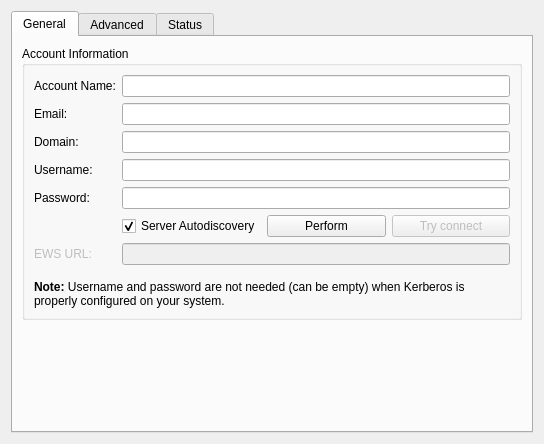
<?xml version="1.0" encoding="UTF-8"?>
<ui version="4.0">
 <class>SetupServerView</class>
 <widget class="QWidget" name="SetupServerView">
  <property name="geometry">
   <rect>
    <x>0</x>
    <y>0</y>
    <width>526</width>
    <height>444</height>
   </rect>
  </property>
  <property name="windowTitle">
   <string>EWS Configuration</string>
  </property>
  <layout class="QHBoxLayout" name="horizontalLayout">
   <item>
    <widget class="QTabWidget" name="tabWidget">
     <property name="currentIndex">
      <number>0</number>
     </property>
     <widget class="QWidget" name="generalTab">
      <attribute name="title">
       <string>General</string>
      </attribute>
      <layout class="QVBoxLayout" name="verticalLayout">
       <item>
        <widget class="QGroupBox" name="accountInfoGroupBox">
         <property name="minimumSize">
          <size>
           <width>500</width>
           <height>0</height>
          </size>
         </property>
         <property name="title">
          <string>Account Information</string>
         </property>
         <layout class="QVBoxLayout" name="verticalLayout_3">
          <item>
           <widget class="QWidget" name="accountInfoContainer" native="true">
            <layout class="QFormLayout" name="formLayout">
             <property name="leftMargin">
              <number>0</number>
             </property>
             <property name="topMargin">
              <number>0</number>
             </property>
             <property name="rightMargin">
              <number>0</number>
             </property>
             <item row="0" column="0">
              <widget class="QLabel" name="accountNameLabel">
               <property name="text">
                <string>Account Name:</string>
               </property>
              </widget>
             </item>
             <item row="0" column="1">
              <widget class="KLineEdit" name="accountName">
               <property name="whatsThis">
                <string>This is the account name that will appear in all Akonadi applications</string>
               </property>
              </widget>
             </item>
             <item row="1" column="0">
              <widget class="QLabel" name="emailLabel">
               <property name="text">
                <string>Email:</string>
               </property>
              </widget>
             </item>
             <item row="1" column="1">
              <widget class="KLineEdit" name="kcfg_Email">
               <property name="whatsThis">
                <string>The e-mail address of this account</string>
               </property>
              </widget>
             </item>
             <item row="2" column="0">
              <widget class="QLabel" name="domainLabel">
               <property name="text">
                <string>Domain:</string>
               </property>
              </widget>
             </item>
             <item row="2" column="1">
              <widget class="KLineEdit" name="kcfg_Domain">
               <property name="whatsThis">
                <string>The Active Directory domain the user belongs to.</string>
               </property>
              </widget>
             </item>
             <item row="3" column="0">
              <widget class="QLabel" name="usernameLabel">
               <property name="text">
                <string>Username:</string>
               </property>
              </widget>
             </item>
             <item row="3" column="1">
              <widget class="KLineEdit" name="kcfg_Username">
               <property name="whatsThis">
                <string>&lt;html&gt;&lt;head/&gt;&lt;body&gt;&lt;p&gt;The username used to login to the Exchange server.&lt;/p&gt;&lt;p&gt;&lt;span style=&quot; font-weight:600;&quot;&gt;Note:&lt;/span&gt; This can be left empty when using Kerberos authentication.&lt;/p&gt;&lt;/body&gt;&lt;/html&gt;</string>
               </property>
              </widget>
             </item>
             <item row="4" column="0">
              <widget class="QLabel" name="passwordLabel">
               <property name="text">
                <string>Password:</string>
               </property>
              </widget>
             </item>
             <item row="4" column="1">
              <widget class="QLineEdit" name="passwordEdit">
               <property name="whatsThis">
                <string>&lt;html&gt;&lt;head/&gt;&lt;body&gt;&lt;p&gt;The password used to login to the Exchange server.&lt;/p&gt;&lt;p&gt;&lt;span style=&quot; font-weight:600;&quot;&gt;Note:&lt;/span&gt; This can be left empty when using Kerberos authentication.&lt;/p&gt;&lt;/body&gt;&lt;/html&gt;</string>
               </property>
               <property name="echoMode">
                <enum>QLineEdit::Password</enum>
               </property>
              </widget>
             </item>
             <item row="5" column="1">
              <widget class="QWidget" name="autodiscoveryContainer" native="true">
               <layout class="QHBoxLayout" name="horizontalLayout_2">
                <property name="leftMargin">
                 <number>0</number>
                </property>
                <property name="topMargin">
                 <number>0</number>
                </property>
                <property name="rightMargin">
                 <number>0</number>
                </property>
                <property name="bottomMargin">
                 <number>0</number>
                </property>
                <item>
                 <widget class="QCheckBox" name="kcfg_AutoDiscovery">
                  <property name="whatsThis">
                   <string>&lt;html&gt;&lt;head/&gt;&lt;body&gt;&lt;p&gt;Attempts to find out the Microsoft Exchange server address relevant to the supplied e-mail address.&lt;/p&gt;&lt;/body&gt;&lt;/html&gt;</string>
                  </property>
                  <property name="text">
                   <string>Server Autodiscovery</string>
                  </property>
                  <property name="checked">
                   <bool>true</bool>
                  </property>
                 </widget>
                </item>
                <item>
                 <widget class="QPushButton" name="autodiscoverButton">
                  <property name="text">
                   <string>Perform</string>
                  </property>
                 </widget>
                </item>
                <item>
                 <widget class="QPushButton" name="tryConnectButton">
                  <property name="enabled">
                   <bool>false</bool>
                  </property>
                  <property name="text">
                   <string>Try connect</string>
                  </property>
                 </widget>
                </item>
               </layout>
              </widget>
             </item>
             <item row="6" column="0">
              <widget class="QLabel" name="serverUrlLabel">
               <property name="enabled">
                <bool>false</bool>
               </property>
               <property name="text">
                <string>EWS URL:</string>
               </property>
              </widget>
             </item>
             <item row="6" column="1">
              <widget class="KLineEdit" name="kcfg_BaseUrl">
               <property name="enabled">
                <bool>false</bool>
               </property>
               <property name="whatsThis">
                <string>The Microsoft Exchange server URL used to send EWS requests.</string>
               </property>
              </widget>
             </item>
            </layout>
           </widget>
          </item>
          <item>
           <widget class="QLabel" name="kerberosNoteLabel">
            <property name="text">
             <string>&lt;html&gt;&lt;head/&gt;&lt;body&gt;&lt;p&gt;&lt;span style=&quot; font-weight:600;&quot;&gt;Note:&lt;/span&gt; Username and password are not needed (can be empty) when Kerberos is properly configured on your system.&lt;/p&gt;&lt;/body&gt;&lt;/html&gt;</string>
            </property>
            <property name="scaledContents">
             <bool>false</bool>
            </property>
            <property name="wordWrap">
             <bool>true</bool>
            </property>
           </widget>
          </item>
         </layout>
        </widget>
       </item>
       <item>
        <spacer name="verticalSpacer">
         <property name="orientation">
          <enum>Qt::Vertical</enum>
         </property>
         <property name="sizeHint" stdset="0">
          <size>
           <width>20</width>
           <height>40</height>
          </size>
         </property>
        </spacer>
       </item>
      </layout>
     </widget>
     <widget class="QWidget" name="advancedTab">
      <attribute name="title">
       <string>Advanced</string>
      </attribute>
      <layout class="QVBoxLayout" name="verticalLayout_4">
       <item>
        <widget class="QGroupBox" name="retrievalMethodGroupBox">
         <property name="title">
          <string>Retrieval</string>
         </property>
         <layout class="QVBoxLayout" name="verticalLayout_2">
          <item>
           <widget class="QRadioButton" name="pollRadioButton">
            <property name="whatsThis">
             <string>&lt;html&gt;&lt;head/&gt;&lt;body&gt;&lt;p&gt;Periodically asks for new item change events.&lt;/p&gt;&lt;/body&gt;&lt;/html&gt;</string>
            </property>
            <property name="text">
             <string>Po&amp;ll for new messages</string>
            </property>
           </widget>
          </item>
          <item>
           <widget class="QWidget" name="pollIntervalWidget" native="true">
            <property name="enabled">
             <bool>false</bool>
            </property>
            <layout class="QFormLayout" name="formLayout_2">
             <property name="leftMargin">
              <number>48</number>
             </property>
             <property name="topMargin">
              <number>0</number>
             </property>
             <property name="rightMargin">
              <number>0</number>
             </property>
             <property name="bottomMargin">
              <number>0</number>
             </property>
             <item row="1" column="1">
              <widget class="QDoubleSpinBox" name="kcfg_PollInterval">
               <property name="suffix">
                <string> minutes</string>
               </property>
               <property name="decimals">
                <number>1</number>
               </property>
               <property name="minimum">
                <double>0.500000000000000</double>
               </property>
               <property name="singleStep">
                <double>0.500000000000000</double>
               </property>
               <property name="value">
                <double>1.000000000000000</double>
               </property>
              </widget>
             </item>
             <item row="1" column="0">
              <widget class="QLabel" name="pollIntervalLabel">
               <property name="text">
                <string>Interval</string>
               </property>
              </widget>
             </item>
            </layout>
           </widget>
          </item>
          <item>
           <widget class="QRadioButton" name="streamingRadioButton">
            <property name="whatsThis">
             <string>&lt;html&gt;&lt;head/&gt;&lt;body&gt;&lt;p&gt;Streaming notifications behave similarly to push mode - a connection is kept alive and notifications about item changes are delivered instantly.&lt;/p&gt;&lt;p&gt;&lt;br/&gt;&lt;/p&gt;&lt;p&gt;This option requires Exchange server version 2010 SP1 or later.&lt;/p&gt;&lt;/body&gt;&lt;/html&gt;</string>
            </property>
            <property name="text">
             <string>&amp;Use streaming notifications</string>
            </property>
            <property name="checked">
             <bool>true</bool>
            </property>
           </widget>
          </item>
         </layout>
        </widget>
       </item>
       <item>
        <spacer name="verticalSpacer_2">
         <property name="orientation">
          <enum>Qt::Vertical</enum>
         </property>
         <property name="sizeHint" stdset="0">
          <size>
           <width>20</width>
           <height>40</height>
          </size>
         </property>
        </spacer>
       </item>
      </layout>
     </widget>
     <widget class="QWidget" name="statusTab">
      <attribute name="title">
       <string>Status</string>
      </attribute>
      <layout class="QVBoxLayout" name="verticalLayout_5">
       <item>
        <widget class="QGroupBox" name="serverStatusGroupBox">
         <property name="title">
          <string>Server Status</string>
         </property>
         <layout class="QFormLayout" name="formLayout_3">
          <item row="0" column="0">
           <widget class="QLabel" name="serverStatusLabel">
            <property name="text">
             <string>Status:</string>
            </property>
           </widget>
          </item>
          <item row="0" column="1">
           <widget class="QLabel" name="serverStatusText">
            <property name="text">
             <string>Unknown</string>
            </property>
            <property name="textInteractionFlags">
             <set>Qt::LinksAccessibleByMouse|Qt::TextSelectableByMouse</set>
            </property>
           </widget>
          </item>
          <item row="1" column="0">
           <widget class="QLabel" name="serverVersionLabel">
            <property name="text">
             <string>Version:</string>
            </property>
           </widget>
          </item>
          <item row="1" column="1">
           <widget class="QLabel" name="serverVersionText">
            <property name="text">
             <string>Unknown</string>
            </property>
           </widget>
          </item>
         </layout>
        </widget>
       </item>
       <item>
        <spacer name="verticalSpacer_3">
         <property name="orientation">
          <enum>Qt::Vertical</enum>
         </property>
         <property name="sizeHint" stdset="0">
          <size>
           <width>20</width>
           <height>40</height>
          </size>
         </property>
        </spacer>
       </item>
      </layout>
     </widget>
    </widget>
   </item>
  </layout>
 </widget>
 <customwidgets>
  <customwidget>
   <class>KLineEdit</class>
   <extends>QLineEdit</extends>
   <header>klineedit.h</header>
  </customwidget>
 </customwidgets>
 <tabstops>
  <tabstop>tabWidget</tabstop>
  <tabstop>accountName</tabstop>
  <tabstop>kcfg_Email</tabstop>
  <tabstop>kcfg_Domain</tabstop>
  <tabstop>kcfg_Username</tabstop>
  <tabstop>kcfg_Password</tabstop>
  <tabstop>kcfg_AutoDiscovery</tabstop>
  <tabstop>autodiscoverButton</tabstop>
  <tabstop>tryConnectButton</tabstop>
  <tabstop>kcfg_BaseUrl</tabstop>
  <tabstop>pollRadioButton</tabstop>
  <tabstop>kcfg_PollInterval</tabstop>
  <tabstop>streamingRadioButton</tabstop>
 </tabstops>
 <resources/>
 <connections>
  <connection>
   <sender>kcfg_AutoDiscovery</sender>
   <signal>toggled(bool)</signal>
   <receiver>autodiscoverButton</receiver>
   <slot>setEnabled(bool)</slot>
   <hints>
    <hint type="sourcelabel">
     <x>256</x>
     <y>257</y>
    </hint>
    <hint type="destinationlabel">
     <x>388</x>
     <y>257</y>
    </hint>
   </hints>
  </connection>
  <connection>
   <sender>kcfg_AutoDiscovery</sender>
   <signal>toggled(bool)</signal>
   <receiver>serverUrlLabel</receiver>
   <slot>setDisabled(bool)</slot>
   <hints>
    <hint type="sourcelabel">
     <x>256</x>
     <y>257</y>
    </hint>
    <hint type="destinationlabel">
     <x>95</x>
     <y>297</y>
    </hint>
   </hints>
  </connection>
  <connection>
   <sender>kcfg_AutoDiscovery</sender>
   <signal>toggled(bool)</signal>
   <receiver>kcfg_BaseUrl</receiver>
   <slot>setDisabled(bool)</slot>
   <hints>
    <hint type="sourcelabel">
     <x>256</x>
     <y>257</y>
    </hint>
    <hint type="destinationlabel">
     <x>311</x>
     <y>297</y>
    </hint>
   </hints>
  </connection>
  <connection>
   <sender>pollRadioButton</sender>
   <signal>toggled(bool)</signal>
   <receiver>pollIntervalWidget</receiver>
   <slot>setEnabled(bool)</slot>
   <hints>
    <hint type="sourcelabel">
     <x>260</x>
     <y>89</y>
    </hint>
    <hint type="destinationlabel">
     <x>260</x>
     <y>149</y>
    </hint>
   </hints>
  </connection>
 </connections>
</ui>
